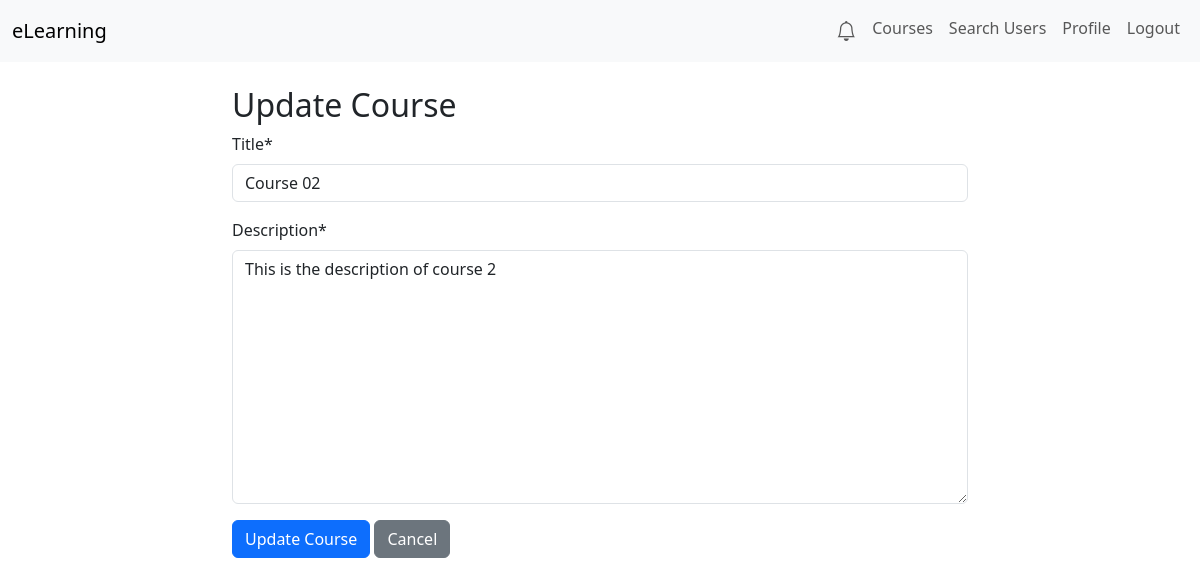
The page /courses/2/update/ (signed in) on the database as committed earlier.
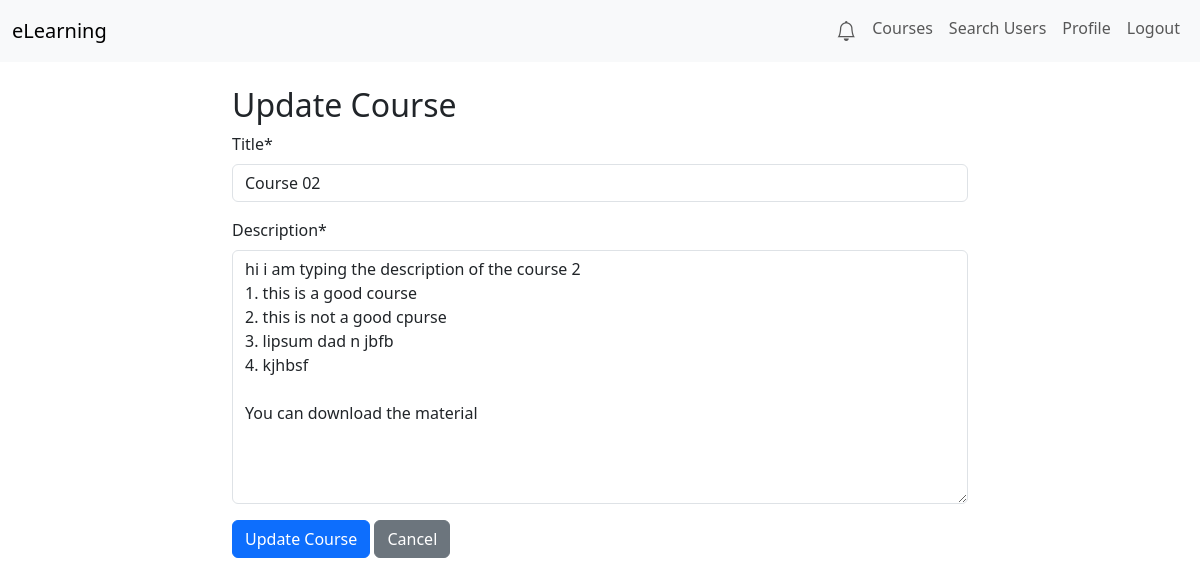
The same page on the database as committed later.
### courses/models.py (models this page shows, shortened)
class Course(models.Model):
    title = models.CharField(max_length=200)
    description = models.TextField()
    teacher = models.ForeignKey(
        settings.AUTH_USER_MODEL,
        on_delete=models.CASCADE,
        related_name='courses'
    )
    created_at = models.DateTimeField(auto_now_add=True)

### courses/views.py (the view)
# urls.py: path('<int:course_id>/update/', views.update_course, name='update-course'),
@login_required
@teacher_required
def update_course(request, course_id):
    course = get_object_or_404(Course, id=course_id, teacher=request.user)
    if request.method == 'POST':
        form = CourseForm(request.POST, instance=course)
        if form.is_valid():
            form.save()
            messages.success(request, 'Course updated successfully!')
            return redirect('courses:course-detail', course_id=course.id)
    else:
        form = CourseForm(instance=course)
    return render(request, 'courses/update_course.html', {'form': form, 'course': course})

### courses/forms.py
class CourseForm(forms.ModelForm):
    class Meta:
        model = Course
        fields = ['title', 'description']

### users/context_processors.py (called while the page is built)
def unread_notifications(request):
    if request.user.is_authenticated:
        count = request.user.notifications.filter(is_read=False).count()
        return {'unread_count': count}
    else:
        return {'unread_count': 0}

### courses/templates/courses/update_course.html (shortened to what this page needs)
{% extends "base.html" %}
{% load crispy_forms_tags %}
{% block content %}
<div class="row justify-content-center">
    <div class="col-md-8">
        <h2>Update Course</h2>
        <form method="POST">
            {{ form|crispy }}
            <button type="submit" class="btn btn-primary">Update Course</button>
            <a href="{% url 'courses:course-detail' course_id=course.id %}" class="btn btn-secondary">Cancel</a>
        </form>
    </div>
</div>
{% endblock %}

Rows that differ between the two databases and show on the page:
changed Course "Course 02": description "This is the description of course 2" → "hi i am typing the description of the course 2 1. this is a good course 2. this is not a good cpurse 3. lipsum dad n jbfb 4. kjhbsf You can download the material"
